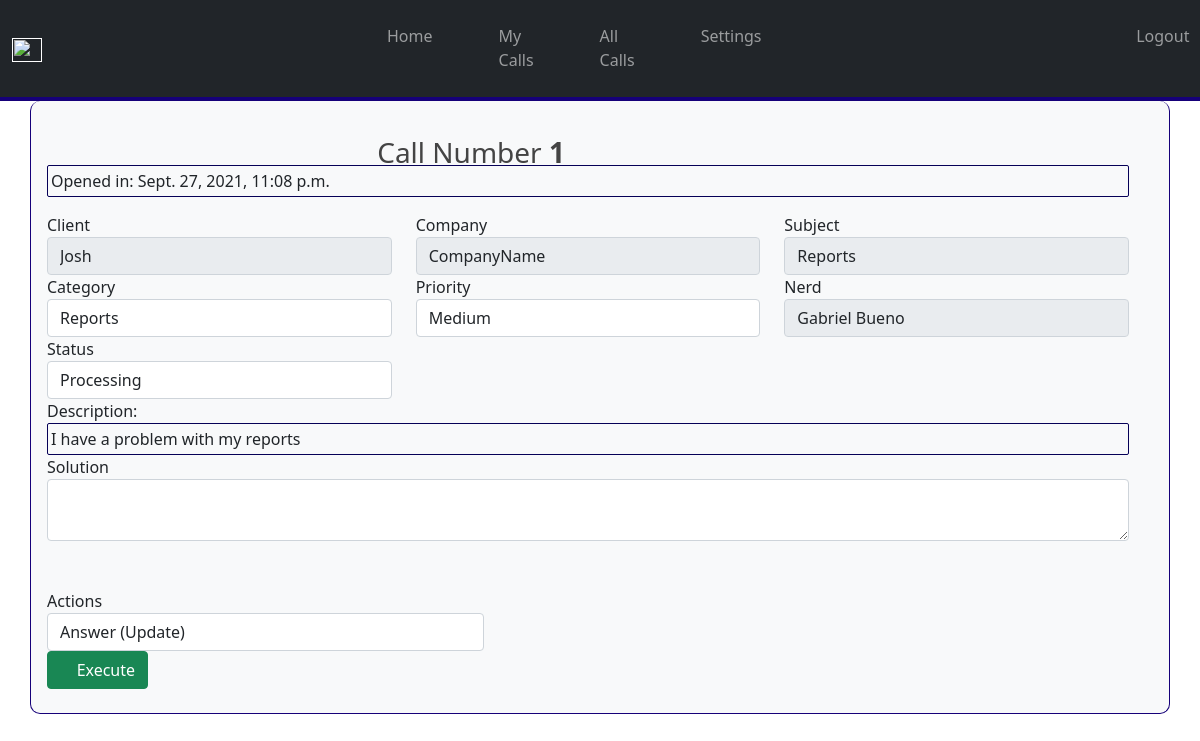
The page /mycalls/1/detail on the database its author committed.
### calls/models.py (models this page shows)
class Call(models.Model):
    descriptionCall = models.TextField(null=False,blank=False)
    categoryCall = models.IntegerField(null=False,blank=False)
    subjectCall = models.CharField(max_length=60,null=False,blank=False)
    clientCall = models.CharField(max_length=30,null=False,blank=False)
    companyCall = models.CharField(null=False,blank=False,max_length=30)
    priorityCall = models.IntegerField(null=False,blank=False,default=0)
    emailResponseCall = models.EmailField(null=False,blank=False)
    statusCall = models.IntegerField(default=0,null=False,blank=False)
    solutionCall = models.TextField(default='',null=False,blank=False)
    nerdCall = models.CharField(default=0,max_length=30,null=False,blank=False) #nerdLogin
    dateTimeCall = models.DateTimeField(auto_now_add=True, blank=True)

### categories/models.py (models this page shows)
class Category(models.Model):
    categoryName = models.CharField(max_length=50,null=False,blank=False)

### priorities/models.py (models this page shows)
class Priority(models.Model):
    priorityName = models.CharField(max_length=30,null=False,blank=False)

### nerds/models.py (models this page shows)
class Nerd(models.Model):
    nerdName = models.CharField(max_length=120,null=False,blank=False)
    nerdFowards = models.IntegerField(default=0,null=False,blank=False)
    nerdLogin = models.CharField(max_length=30,default=0,null=False,blank=False)

### status/models.py (models this page shows)
class Status(models.Model):
    statusName = models.CharField(max_length=100,null=False,blank=False)

### calls/views.py (the view, shortened to what this page needs)
# urls.py: path('mycalls/<int:id>/detail', mycalls_detail_view, name='mycallsdetail'),
def mycalls_detail_view(request, id):
    mycall = Call.objects.get(id=id)
    nerd = Nerd.objects.get(nerdLogin=mycall.nerdCall)
    context = {
        "mycall": Call.objects.get(id=id),
        "status": Status.objects.all(),
        "priorities": Priority.objects.all(),
        "categories": Category.objects.all(),
        "nerds": Nerd.objects.all(),
        "nerdSelected": nerd.nerdName
    }
    return render(request, "mycalls/detail.html", context)

### templates/mycalls/detail.html (shortened to what this page needs)
{% extends 'base.html' %}
{% block content %}
<h3 class="page-title">Call Number <strong>{{mycall.id}}</strong></h3>
<form action="{% url 'mycallsdetail' mycall.id  %}" class="row g-3" method="POST"> {% csrf_token %}
    <div class="row">
        <div class="col-md-12">
            <div class="form-group">
                <p style="border: 1px solid rgb(6, 0, 87); border-radius: 2px; padding: 3px;" class="mb-6">Opened in:
                    {{mycall.dateTimeCall}}</p>
            </div>
        </div>
        <div class="col-md-4">
            <div class="form-group">
                <label class="control-label">Client</label>
                <input type="text" class="form-control" readonly name="name" value="{{mycall.clientCall}}">
            </div>
        </div>
        <div class="col-md-4">
            <div class="form-group">
                <label class="control-label">Company</label>
                <input type="text" class="form-control" readonly name="name" value="{{mycall.companyCall}}">
            </div>
        </div>
        <div class="col-md-4">
            <div class="form-group">
                <label class="control-label">Subject</label>
                <input type="text" class="form-control" readonly name="name" value="{{mycall.subjectCall}}">
            </div>
        </div>
        <div class="col-md-4">
            <div class="form-group">
                <label class="control-label">Category</label>
                <select name="categoryCall" id="categoryCall" class="form-control">
                    {% for cat in categories %}
                    <option value="{{cat.id}}" {% if cat.id == mycall.categoryCall %} selected {%endif%}>
                        {{cat.categoryName}}
                    </option>
                    {% endfor %}
                </select>
            </div>
        </div>
        <div class="col-md-4">
            <div class="form-group">
                <label class="control-label">Priority</label>
                <select  name="priorityCall" id="priorityCall" class="form-control">
                    {% for prior in priorities %}
                    <option value="{{prior.id}}" {% if prior.id == mycall.priorityCall %} selected {%endif%}>
                        {{prior.priorityName}}</option>
                    {% endfor %}
                </select>
            </div>
        </div>
        <div class="col-md-4">
            <div class="form-group">
                <label class="control-label">Nerd</label>
                <input type="text" name="nerd" id="nerd" class="form-control"  readonly value="{{nerdSelected}}">
            </div>
        </div>
        <div class="col-md-4">
            <div class="form-group">
                <label class="control-label">Status</label>
                <select name="statusCall" id="statusCall" class="form-control">
                    {% for stat in status %}
                    <option value="{{stat.id}}" {% if stat.id == mycall.statusCall %} selected {%endif%}>
                        {{stat.statusName}}
                    </option>
                    {% endfor %}
                </select>
            </div>
        </div>
        <div class="col-md-12">
            <div class="form-group">
                <label class="control-label">Description:</label>
                <p style="border: 1px solid rgb(6, 0, 87); border-radius: 2px; padding: 3px;" class="mb-0">
                    {{mycall.descriptionCall}}</p>
            </div>
        </div>
        <div class="col-md-12">
            <div class="form-group">
                <label class="control-label">Solution</label>
                <textarea type="text" class="form-control" class="form-control" name="solutionCall">{{mycall.solutionCall}}</textarea>
            </div>
        </div>
        <div class="col-md-5">
            <div class="form-group">
                <br><br><label class="control-label">Actions</label>
                <select onchange="showNerds(this.value)" name="options" id="options" class="form-control">
                    <option value="1">Answer (Update)</option>
                </select>
            </div>
        </div>
        <div class="row">
            <div class="col-md-5">
                <div class="form-group">
                    <button type="submit" name="execute" class="btn btn-success"><i class="fa fa-check"></i>
                        Execute</button>
                </div>
            </div>
        </div>
    </div>
</form>
{% endblock content %}

### templates/base.html (style rules this page uses)
.page-title { margin: 1% 30%; color: rgb(68, 68, 68); }

### rows shown on the page
Call: id "1", dateTimeCall "Sept. 27, 2021, 11:08 p.m.", name "Josh", name "CompanyName", name "Reports", categoryCall "Reports", priorityCall "Medium", statusCall "Processing", descriptionCall "I have a problem with my reports"
Nerd: nerd "Gabriel Bueno"
